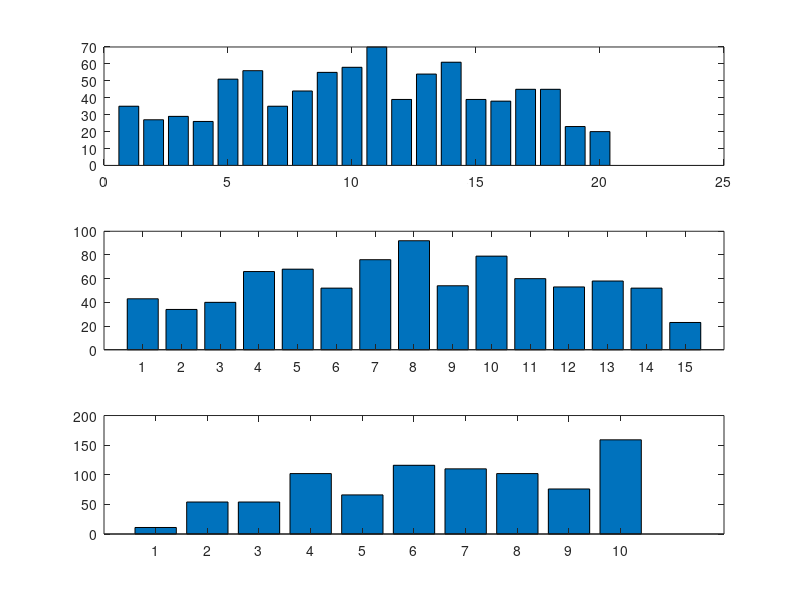

Reproduce this figure in MATLAB.
%% Part 1
y1=rand(1,200)-1.2;
y2=rand(1,150)-0.5; 
y3=rand(1,250);
y4=rand(1,100)+0.7;
y5=rand(1,150)+1;
y = [y1 y2 y3 y4 y5];

figure(1), subplot(3,1,1), bar(hist(y,20))
relative_y = y/sum(y);
figure(1), subplot(3,1,2), bar(hist(relative_y,15))

x = -1.3:0.3:1.4;
figure(1), subplot(3,1,3), bar(hist(y,x))

mean_y = mean(y);
mode_y = mode(y);
median_y = median(y);
variance_y = var(y);
